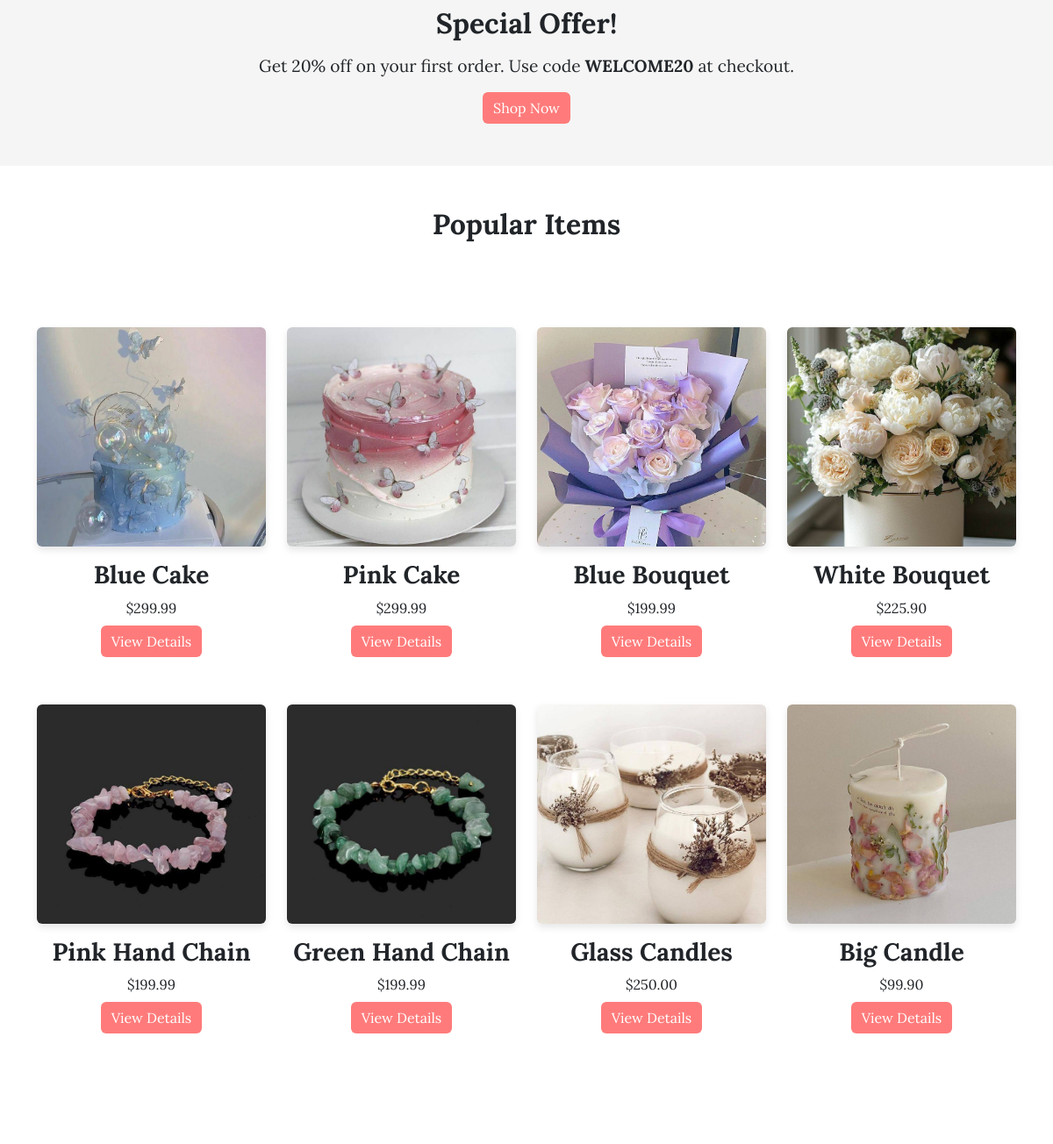
The app's page / (middle part), older data.
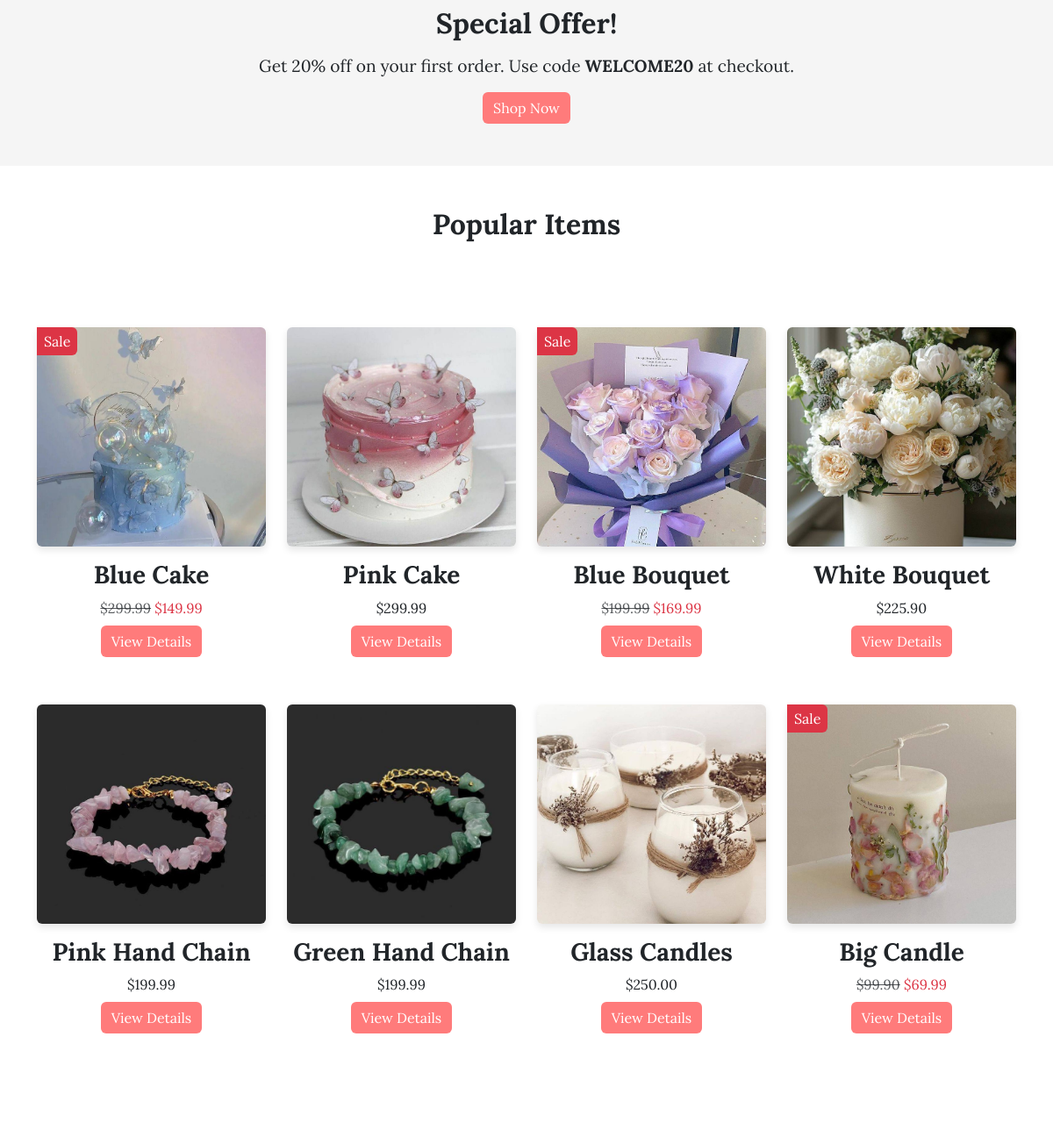
The same page, newer data.
### store/models.py (models this page shows, shortened)
class Product(models.Model):
  name = models.CharField(max_length=100)
  price = models.DecimalField(default=0,decimal_places = 2,max_digits = 6)
  category = models.ForeignKey(Category,on_delete = models.CASCADE,default=1)
  description = models.CharField(max_length=250,default='',blank=True,null = True)
  image = models.ImageField(upload_to = 'uploads/product/')
  is_sale = models.BooleanField(default =False)
  sale_price = models.DecimalField(default=0,decimal_places=2,max_digits=6)

### store/views.py (the view)
# urls.py: 2. Add a URL to urlpatterns:  path('', views.home, name='home')
def home(request):
  products = Product.objects.all()
  return render(request,'home.html',{'products':products})

### cart/cart.py (called while the page is built)
  def __len__(self):
    return len(self.cart)

### cart/context_processors.py (called while the page is built)
def cart(request):
  return {'cart':Cart(request)}

### store/templates/home.html (shortened to what this page needs)
{% extends 'base.html' %}
{% block content %}
    <section class="special-offer py-5">
        <div class="container text-center">
            <h2>Special Offer!</h2>
            <p>Get 20% off on your first order. Use code <strong>WELCOME20</strong> at checkout.</p>
            <a href="#" class="btn btn-light">Shop Now</a>
        </div>
    </section>
    <section class="popular-items py-5">
        <div class="container text-center">
            <h2 class="mb-5">Popular Items</h2>
            <div class="row g-4 popular-items image-wrapper position-relative">
                {% for product in products %}
                <div class="col-md-3">
                    <div class="item position-relative">
                        {% if product.is_sale %}
                        <div class="sale-icon position-absolute top-0 start-0 bg-danger text-white px-2 py-1 rounded-end">
                            Sale
                        </div>
                        {% endif %}
                        <img src="{{ product.image.url }}" alt="{{ product.name }}" class="img-fluid rounded">
                        <h3 class="mt-3">{{ product.name }}</h3>
                        {% if product.is_sale %}
                        <span class="text-muted text-decoration-line-through">${{ product.price }}</span>
                        <span class="text-danger">${{ product.sale_price }}</span><br>
                        {% else %}
                        ${{ product.price }}<br>
                        {% endif %}
                        <a href="{% url 'product_detail' product.id %}" class="btn btn-outline-primary mt-2">View Details</a>
                    </div>
                </div>
                {% endfor %}
            </div>
        </div>
    </section>
{% endblock %}

### store/templates/base.html (shortened to what this page needs)
{% load static %}
<!DOCTYPE html>
<html lang="en">
<head>
    <link href="https://cdn.jsdelivr.net/npm/bootstrap@5.3.0-alpha1/dist/css/bootstrap.min.css" rel="stylesheet">
    <link href="https://cdn.jsdelivr.net/npm/bootstrap-icons/font/bootstrap-icons.css" rel="stylesheet">
    <link href="{% static 'css/styles.css' %}" rel="stylesheet">
</head>
<body>
  {% block content %}
  {% endblock %}
</body>
</html>

### static/css/styles.css (style rules this page uses)
body { font-family: 'Lora', serif; background-color: whitesmoke; margin: 0; padding: 0; }
h1, h2, h3 { font-weight: 700; }
a { text-decoration: none; }
.container { max-width: 1140px; }
img { max-width: 100%; height: auto; }
.special-offer, .monthly-special, .special-offer-2 { padding: 40px 0; text-align: center; }
.special-offer h2, .monthly-special h2, .special-offer-2 h2 { font-size: 2rem; margin-bottom: 15px; }
.special-offer p, .monthly-special p { font-size: 1.2rem; margin-bottom: 15px; }
.special-offer .btn, .monthly-special .btn, .special-offer-2 .btn { background-color: #ff7b7b; color: white; border: none; }
.popular-items { background-color: #ffffff; padding: 50px 0; }
.popular-items h2 { font-size: 2rem; margin-bottom: 30px; }
.popular-items .item { text-align: center; margin-bottom: 30px; transition: transform 0.3s ease, box-shadow 0.3s ease, background-color 0.3s ease; }
.popular-items .item img { width: 100%; height: 250px; object-fit: cover; border-radius: 8px; box-shadow: 0 4px 8px rgba(0, 0, 0, 0.1); }
.popular-items .btn { background-color: #ff7b7b; color: white; border: none; }

Row changes from the older to the newer data that the page shows:
changed Product "Blue Cake": is_sale False → True (drawn); sale_price (not shown) → "149.99"
changed Product "Blue Bouquet": is_sale False → True (drawn); sale_price (not shown) → "169.99"
changed Product "Big Candle": is_sale False → True (drawn); sale_price (not shown) → "69.99"
